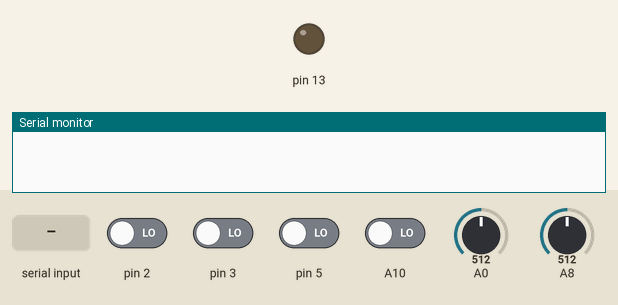
Recording of a sketch running on a simulated Arduino Mega 2560, built with avr-gcc and run on an emulated ATmega2560. Shown: output pins drawn as LEDs (lit = HIGH), the last lines printed to the serial monitor. The inputs (shaded band) are chosen by the test bench; at power-on: A10, pin 2, pin 3, pin 5 LOW, A0 = 512, A8 = 512.

Above: at 1.2 s.
1.3 s: "0" received over the second serial link
At 2.2 s:
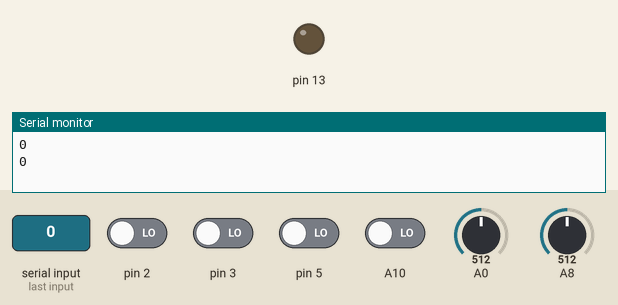
2.8 s: "90,45\n" received over the second serial link
At 3.0 s:
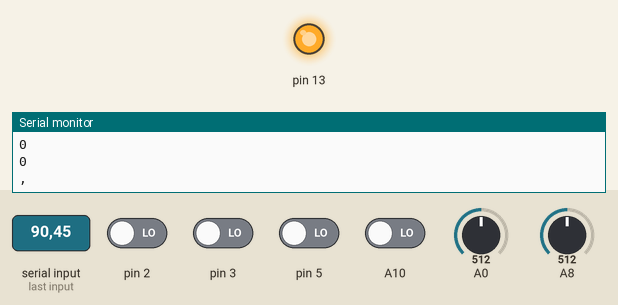
Timing chart, 0 to 5.8 s (numbered marks = the images above; inputs shaded):
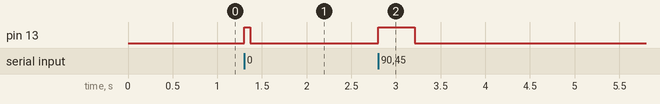

Measured:
- after the input at 1.3 s, pin 13: LOW → HIGH at once, → LOW 0.07 s later
- after the input at 2.8 s, pin 13: LOW → HIGH at once, → LOW 0.41 s later

The sketch:

Data_Block_Tester.ino
```cpp
// data block tester, all this does is maintain a data block and pass it to the serial port

#include "dataBlock.h"

unsigned long previous_time = 0;
unsigned long previous_count_time = 0;
bool camera_state = false;

int count = 0;

dataBlock db; // data block for talking with the Raspberry Pi

void setup() {
  // put your setup code here, to run once:

  Serial.begin(9600);
  Serial3.begin(9600);    // Communicates with the Raspberry Pi, should NOT be changed

  pinMode(A10, INPUT);
  pinMode(13, OUTPUT);
}

void loop() {

  bool reverse = true;

  if (digitalRead(A10)) {
    reverse = false;
  }

  unsigned long now = millis();

  if (now - previous_time > 2000) { // every 5 seconds
    camera_state = !camera_state;
    // digitalWrite(13, camera_state);
    previous_time = now;
  }

  if (now - previous_count_time > 200) {
    count++;
    if (count > 100) {
      count = 0;
    }
    previous_count_time = now;
  }

  count = map(analogRead(8), 0, 1000, 0, 100);


  int ldr = analogRead(0);
  // Serial.println(ldr);

  // data block mapping
  db.db_f0 = (float)map(count, 0, 100, 0, 8000); // rpm
  db.db_f1 = (float)map(count, 0, 100, 0, 200); // mph
  db.db_f2 = (float)map(count, 0, 100, 0, 20); // vbat
  db.db_f3 = (float)map(count, 0, 100, 0, 100);; // oilp
  db.db_f4 = (float)map(count, 0, 100, 0, 100); // fuel
  db.db_f5 = (float)map(count, 0, 100, 0, 2); // egol
  db.db_f6 = (float)map(count, 0, 100, 0, 2); // egor
  db.db_f7 = 0; // miles this trip
  db.db_f8 = (float)map(count, 0, 100, 0, 8); // batc
  db.db_f9 = (float)map(count, 0, 100, 0, 100); // oill
  db.db_f10 = 0; // unused
  db.db_f11 = 0; // unused

  db.db_i0 = (int)map(count, 0, 100, 0, 300); // ect
  db.db_i1 = (int)map(count, 0, 100, 0, 300); // act
  db.db_i2 = 2; // state
  db.db_i3 = ldr; // ldr

  db.db_b0 = (byte)map(count, 0, 100, 0, 1); // ebrk
  // db.db_b1 = camera_state; // rvrs
  db.db_b2 = false; // shutoff
  db.db_b3 = (byte)map(count, 0, 100, 0, 1); // left
  db.db_b4 = (byte)map(count, 0, 100, 0, 1); // right
  db.db_b5 = (byte)map(count, 0, 100, 0, 1); // css
  db.db_b6 = (byte)map(count, 0, 100, 0, 1); // lite

  process_message(Serial3);

}

void process_message(Stream &port) {
  // process messages from the Raspberry Pi. Incoming signals are NOT checksumed, this should be implemented if anything of value is to happen

  if (port.available() > 0) {
    digitalWrite(13, HIGH);

    char b = port.read();

    Serial.println(atoi(b));
    Serial.println(b);

    switch (b) {
    case '0':
      break;

    case '1':
      break;
    }

    db.send_data_block(port);

    /*
    for (int i = 0; i < 64; i++) {
      Serial.print(db.data_block[i]);
      Serial.print(",");
    }

    Serial.println("");
    */

    digitalWrite(13, LOW);
  }
}
```

dataBlock.cpp
```cpp
#include "dataBlock.h"

dataBlock::dataBlock(void) {

   data_block[BLOCKSIZE] = { 0 };

   db_f0 = 0;
   db_f1 = 0;
   db_f2 = 0;
   db_f3 = 0;
   db_f4 = 0;
   db_f5 = 0;
   db_f6 = 0;
   db_f7 = 0;
   db_f8 = 0;
   db_f9 = 0;
   db_f10 = 0;
   db_f11 = 0;

   db_i0 = 0;
   db_i1 = 0;
   db_i2 = 0;
   db_i3 = 0;

   db_b0 = 0;
   db_b1 = 0;
   db_b2 = 0;
   db_b3 = 0;
   db_b4 = 0;
   db_b5 = 0;
   db_b6 = 0;
}

void dataBlock::send_data_block(Stream &port) {

	float_bytes f0;
	float_bytes f1;
	float_bytes f2;
	float_bytes f3;
	float_bytes f4;
	float_bytes f5;
	float_bytes f6;
	float_bytes f7;
	float_bytes f8;
	float_bytes f9;
	float_bytes f10;
	float_bytes f11;

	f0.f = db_f0;
	f1.f = db_f1;
	f2.f = db_f2;
	f3.f = db_f3;
	f4.f = db_f4;
	f5.f = db_f5;
	f6.f = db_f6;
	f7.f = db_f7;
	f8.f = db_f8;
	f9.f = db_f9;
	f10.f = db_f10;
	f11.f = db_f11;

	data_block[0] = f0.bytes[0];
	data_block[1] = f0.bytes[1];
	data_block[2] = f0.bytes[2];
	data_block[3] = f0.bytes[3];
	data_block[4] = f1.bytes[0];
	data_block[5] = f1.bytes[1];
	data_block[6] = f1.bytes[2];
	data_block[7] = f1.bytes[3];
	data_block[8] = f2.bytes[0];
	data_block[9] = f2.bytes[1];
	data_block[10] = f2.bytes[2];
	data_block[11] = f2.bytes[3];
	data_block[12] = f3.bytes[0];
	data_block[13] = f3.bytes[1];
	data_block[14] = f3.bytes[2];
	data_block[15] = f3.bytes[3];
	data_block[16] = f4.bytes[0];
	data_block[17] = f4.bytes[1];
	data_block[18] = f4.bytes[2];
	data_block[19] = f4.bytes[3];
	data_block[20] = f5.bytes[0];
	data_block[21] = f5.bytes[1];
	data_block[22] = f5.bytes[2];
	data_block[23] = f5.bytes[3];
	data_block[24] = f6.bytes[0];
	data_block[25] = f6.bytes[1];
	data_block[26] = f6.bytes[2];
	data_block[27] = f6.bytes[3];
	data_block[28] = f7.bytes[0];
	data_block[29] = f7.bytes[1];
	data_block[30] = f7.bytes[2];
	data_block[31] = f7.bytes[3];
	data_block[32] = f8.bytes[0];
	data_block[33] = f8.bytes[1];
	data_block[34] = f8.bytes[2];
	data_block[35] = f8.bytes[3];
	data_block[36] = f9.bytes[0];
	data_block[37] = f9.bytes[1];
	data_block[38] = f9.bytes[2];
	data_block[39] = f9.bytes[3];
	data_block[40] = f10.bytes[0];
	data_block[41] = f10.bytes[1];
	data_block[42] = f10.bytes[2];
	data_block[43] = f10.bytes[3];
	data_block[44] = f11.bytes[0];
	data_block[45] = f11.bytes[1];
	data_block[46] = f11.bytes[2];
	data_block[47] = f11.bytes[3];

	int_bytes i0;
	int_bytes i1;
	int_bytes i2;
	int_bytes i3;

	i0.i = db_i0;
	i1.i = db_i1;
	i2.i = db_i2;
	i3.i = db_i3;

	data_block[48] = i0.bytes[0];
	data_block[49] = i0.bytes[1];

	data_block[50] = i1.bytes[0];
	data_block[51] = i1.bytes[1];

	data_block[52] = i2.bytes[0];
	data_block[53] = i2.bytes[1];

	data_block[54] = i3.bytes[0];
	data_block[55] = i3.bytes[1];

	data_block[56] = db_b0;
	data_block[57] = db_b1;
	data_block[58] = db_b2;
	data_block[59] = db_b3;
	data_block[60] = db_b4;
	data_block[61] = db_b5;
	data_block[62] = db_b6;

	byte crc;

	for (int index = 0; index < BLOCKSIZE - 1; index++) {
		crc = crc + data_block[index];
	}

	data_block[63] = crc;

  for (int i = 0; i < BLOCKSIZE; i++) {
    port.write(data_block[i]);
  }
  port.flush();

}
```

dataBlock.h
```cpp
//

#ifndef dataBlock_h
#define dataBlock_h

#include "Arduino.h"

#define BLOCKSIZE 64 // number of uint8_ts in a transmission block

union int_bytes {
  int i;
  byte bytes[2];
};

union float_bytes {
  float f;
  byte bytes[4];
};


class dataBlock {
  public:

    dataBlock();

    float db_f0;
    float db_f1;
    float db_f2;
    float db_f3;
    float db_f4;
    float db_f5;
    float db_f6;
    float db_f7;
    float db_f8;
    float db_f9;
    float db_f10;
    float db_f11;

    int db_i0;
    int db_i1;
    int db_i2;
    int db_i3;

    byte db_b0;
    byte db_b1;
    byte db_b2;
    byte db_b3;
    byte db_b4;
    byte db_b5;
    byte db_b6;

    void send_data_block(Stream &port);

    byte data_block[BLOCKSIZE];

};

#endif
```
